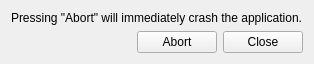
<?xml version="1.0" encoding="UTF-8"?>
<ui version="4.0">
 <class>test_ui</class>
 <widget class="QWidget" name="test_ui">
  <property name="windowModality">
   <enum>Qt::NonModal</enum>
  </property>
  <property name="geometry">
   <rect>
    <x>0</x>
    <y>0</y>
    <width>278</width>
    <height>58</height>
   </rect>
  </property>
  <property name="windowTitle">
   <string>Sine wave</string>
  </property>
  <property name="windowIcon">
   <iconset>
    <normaloff>../gui/images/bluetrack.png</normaloff>../gui/images/bluetrack.png</iconset>
  </property>
  <property name="layoutDirection">
   <enum>Qt::LeftToRight</enum>
  </property>
  <property name="autoFillBackground">
   <bool>false</bool>
  </property>
  <layout class="QVBoxLayout" name="verticalLayout">
   <item>
    <widget class="QLabel" name="label">
     <property name="sizePolicy">
      <sizepolicy hsizetype="Minimum" vsizetype="Maximum">
       <horstretch>0</horstretch>
       <verstretch>0</verstretch>
      </sizepolicy>
     </property>
     <property name="text">
      <string>Pressing &quot;Abort&quot; will immediately crash the application.</string>
     </property>
    </widget>
   </item>
   <item>
    <widget class="QDialogButtonBox" name="buttonBox">
     <property name="sizePolicy">
      <sizepolicy hsizetype="Minimum" vsizetype="Maximum">
       <horstretch>0</horstretch>
       <verstretch>0</verstretch>
      </sizepolicy>
     </property>
     <property name="standardButtons">
      <set>QDialogButtonBox::Abort|QDialogButtonBox::Close</set>
     </property>
    </widget>
   </item>
  </layout>
 </widget>
 <resources/>
 <connections/>
 <slots>
  <slot>startEngineClicked()</slot>
  <slot>stopEngineClicked()</slot>
  <slot>cameraSettingsClicked()</slot>
 </slots>
</ui>
